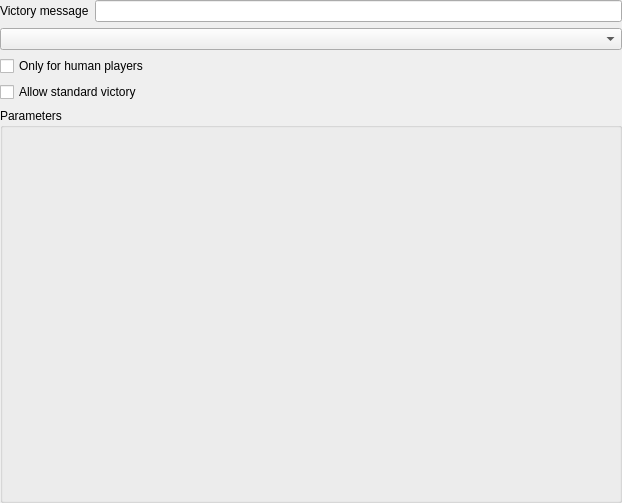
<?xml version="1.0" encoding="UTF-8"?>
<ui version="4.0">
 <class>VictoryConditions</class>
 <widget class="QWidget" name="VictoryConditions">
  <property name="geometry">
   <rect>
    <x>0</x>
    <y>0</y>
    <width>622</width>
    <height>503</height>
   </rect>
  </property>
  <property name="windowTitle">
   <string>Form</string>
  </property>
  <layout class="QVBoxLayout" name="verticalLayout">
   <property name="leftMargin">
    <number>0</number>
   </property>
   <property name="topMargin">
    <number>0</number>
   </property>
   <property name="rightMargin">
    <number>0</number>
   </property>
   <property name="bottomMargin">
    <number>0</number>
   </property>
   <item>
    <layout class="QHBoxLayout" name="horizontalLayout_2">
     <property name="rightMargin">
      <number>0</number>
     </property>
     <property name="bottomMargin">
      <number>0</number>
     </property>
     <item>
      <widget class="QLabel" name="label_4">
       <property name="text">
        <string>Victory message</string>
       </property>
      </widget>
     </item>
     <item>
      <widget class="QLineEdit" name="victoryMessageEdit"/>
     </item>
    </layout>
   </item>
   <item>
    <widget class="QComboBox" name="victoryComboBox"/>
   </item>
   <item>
    <widget class="QCheckBox" name="onlyForHumansCheck">
     <property name="text">
      <string>Only for human players</string>
     </property>
    </widget>
   </item>
   <item>
    <widget class="QCheckBox" name="standardVictoryCheck">
     <property name="text">
      <string>Allow standard victory</string>
     </property>
    </widget>
   </item>
   <item>
    <widget class="QGroupBox" name="victoryParams">
     <property name="sizePolicy">
      <sizepolicy hsizetype="Preferred" vsizetype="Expanding">
       <horstretch>0</horstretch>
       <verstretch>0</verstretch>
      </sizepolicy>
     </property>
     <property name="title">
      <string>Parameters</string>
     </property>
     <layout class="QVBoxLayout" name="verticalLayout_10">
      <property name="topMargin">
       <number>12</number>
      </property>
      <item>
       <layout class="QVBoxLayout" name="victoryParamsLayout"/>
      </item>
     </layout>
    </widget>
   </item>
  </layout>
 </widget>
 <resources/>
 <connections/>
</ui>
